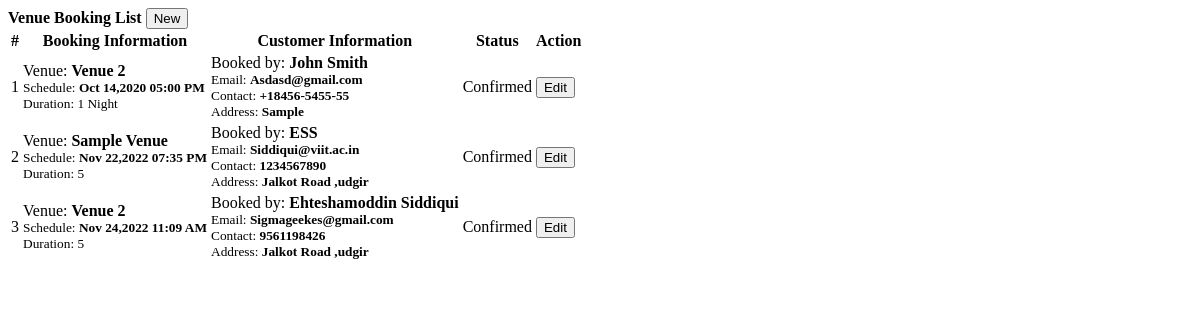
Page /admin/booking.php on the committed database.
### tables this page shows
CREATE TABLE `venue_booking` (
  `id` int(30) NOT NULL,
  `name` text NOT NULL,
  `address` text NOT NULL,
  `email` varchar(100) NOT NULL,
  `contact` varchar(100) NOT NULL,
  `venue_id` int(30) NOT NULL,
  `duration` varchar(100) NOT NULL,
  `datetime` datetime NOT NULL,
  `status` tinyint(1) NOT NULL DEFAULT 0 COMMENT '0-for verification,1=confirmed,2=canceled'
);

CREATE TABLE `venue` (
  `id` int(30) NOT NULL,
  `venue` text NOT NULL,
  `address` text NOT NULL,
  `description` text NOT NULL,
  `rate` float NOT NULL
);

### admin/booking.php (the view, shortened to what this page needs)
<?php include('db_connect.php');?>
<div class="container-fluid">
	<div class="col-lg-12">
		<div class="row">
			<div class="col-md-12">
				<div class="card">
					<div class="card-header">
						<b>Venue Booking List</b>
						<span class="">
							<button class="btn btn-primary btn-block btn-sm col-sm-2 float-right" type="button" id="new_book">
					<i class="fa fa-plus"></i> New</button>
				</span>
					</div>
					<div class="card-body">
						<table class="table table-bordered table-condensed table-hover">
							<thead>
								<tr>
									<th class="text-center">#</th>
									<th class="">Booking Information</th>
									<th class="">Customer Information</th>
									<th class="">Status</th>
									<th class="text-center">Action</th>
								</tr>
							</thead>
							<tbody>
								<?php
								$i = 1;
								$booking = $conn->query("SELECT b.*,v.venue from venue_booking b inner join venue v on v.id = b.venue_id");
								while($row=$booking->fetch_assoc()):
								?>
								<tr>
									<td class="text-center"><?php echo $i++ ?></td>
									<td class="">
										 <p>Venue: <b><?php echo ucwords($row['venue']) ?></b></p>
										 <p><small>Schedule: <b><?php echo date("M d,Y h:i A",strtotime($row['datetime'])) ?></b></small></p>
										 <p><small>Duration: <?php echo ucwords($row['duration']) ?></small></p>
									</td>
									<td class="">
										 <p>Booked by: <b><?php echo  ucwords($row['name']) ?></b></p>
										 <p><small>Email: <b><?php echo  ucwords($row['email']) ?></b></small></p>
										 <p><small>Contact: <b><?php echo  ucwords($row['contact']) ?></b></small></p>
										 <p><small>Address: <b><?php echo  ucwords($row['address']) ?></b></small></p>
									</td>
									<td class="text-center">
										 <?php if($row['status'] == 0): ?>
										 	<span class="badge badge-secondary">For Verification</span>
										 <?php elseif($row['status'] == 1): ?>
										 	<span class="badge badge-primary">Confirmed</span>
										<?php elseif($row['status'] == 2): ?>
										 	<span class="badge badge-danger">Cancelled</span>
										 <?php endif; ?>
									</td>
									<td class="text-center">
										<button class="btn btn-sm btn-outline-primary edit_book" type="button" data-id="<?php echo $row['id'] ?>" >Edit</button>
									</td>
								</tr>
								<?php endwhile; ?>
							</tbody>
						</table>
					</div>
				</div>
			</div>
		</div>
	</div>
</div>

### admin/booking.php (style rules this page uses)
td { vertical-align: middle !important; }
td p { margin: unset }

### rows in the picture
venue_booking: venue.venue "Venue 2", datetime "Oct 14,2020 05:00 PM", duration "1 Night", name "John Smith", email "Asdasd@gmail.com", contact "+18456-5455-55", address "Sample", status "Confirmed"
venue_booking: venue.venue "Sample Venue", datetime "Nov 22,2022 07:35 PM", duration "5", name "ESS", email "Siddiqui@viit.ac.in", contact "1234567890", address "Jalkot Road ,udgir", status "Confirmed"
venue_booking: venue.venue "Venue 2", datetime "Nov 24,2022 11:09 AM", duration "5", name "Ehteshamoddin Siddiqui", email "Sigmageekes@gmail.com", contact "9561198426", address "Jalkot Road ,udgir", status "Confirmed"
